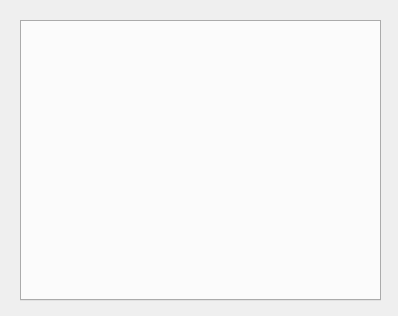
<?xml version="1.0" encoding="UTF-8"?>
<ui version="4.0">
 <class>RotationMountSettings</class>
 <widget class="QDialog" name="RotationMountSettings">
  <property name="geometry">
   <rect>
    <x>0</x>
    <y>0</y>
    <width>398</width>
    <height>316</height>
   </rect>
  </property>
  <property name="windowTitle">
   <string>Dialog</string>
  </property>
  <widget class="QTabWidget" name="RotationMountSelection">
   <property name="geometry">
    <rect>
     <x>20</x>
     <y>20</y>
     <width>361</width>
     <height>281</height>
    </rect>
   </property>
   <property name="currentIndex">
    <number>-1</number>
   </property>
  </widget>
 </widget>
 <resources/>
 <connections/>
</ui>
